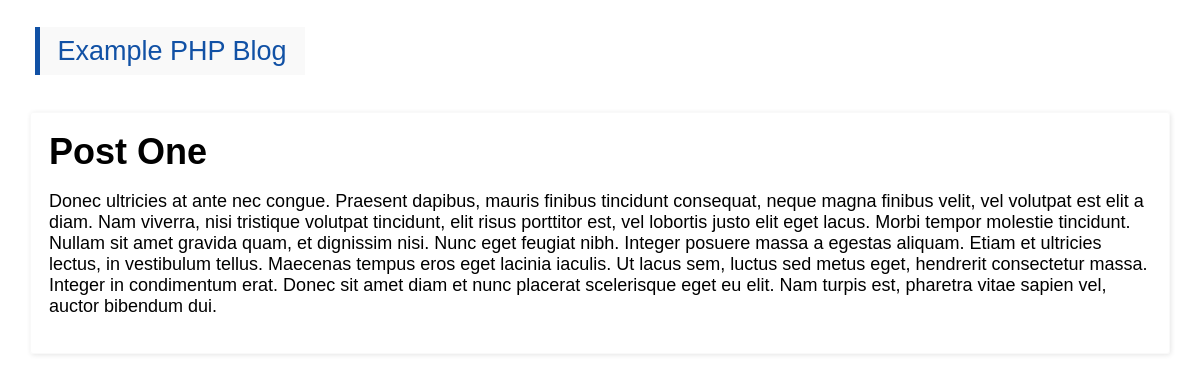
Page /posts/post-one on the committed database.
### tables this page shows
CREATE TABLE "posts" (
	`id`	INTEGER NOT NULL PRIMARY KEY AUTOINCREMENT UNIQUE,
	`title`	TEXT NOT NULL,
	`slug`	TEXT NOT NULL UNIQUE,
	`content`	BLOB
);

### app/utilities/helpers.php (called while the page is built)
<?php
function view(string $name, $data = [])
{
    extract($data);
    return require "app/views/{$name}.php";
}

### app/controllers/Posts.php (called while the page is built, shortened)
<?php
class Posts
{
    public static function show(string $slug)
    {
        $post = Post::where('slug', $slug);
        return view('post', compact('post'));
    }
}

### app/Router.php (called while the page is built, shortened)
<?php
trait Router
{
    public $routes = [];
    public $controllers = __NAMESPACE__ . '\Controllers';
    public function get(string $uri, string $controller) : void
    {
        $this->routes[] = ['GET', $uri, $controller];
    }
    public function run()
    {
        $match = $this->exactMatch() ?: $this->wildcardMatch();
        if ($match) {
            return $this->load(...explode('@', $match));
        }
        throw new Exception('Undefined route');
    }
    public function exactMatch()
    {
        return $exactMatch ?? false;
    }
    public function wildcardMatch()
    {
        foreach($this->routes as [$method, $uri, $controller]) {
            $matchedParts = [];
            $uriParts = explode('/', $uri);
            $reqParts = explode('/', Request::uri());
            foreach($uriParts as $key => &$part) {
                if (strpos($part, ':') === 0) {
                    $matchedParts[] = $reqParts[$key];
                }
            }
            if ($method === Request::method() && implode('/', $uriParts) === Request::uri()) {
                $wildcardMatch = $matchedParts ? $controller . '@' . implode('@', $matchedParts) : $controller;
                break;
            }
        }
        return $wildcardMatch ?? false;
    }
    protected function load(string $controller, string $action, ...$vars)
    {
        $controller = "{$this->controllers}\\{$controller}";
        $class = new $controller;
        if (method_exists($class, $action)) {
            return $class->$action(...$vars);
        }
        throw new Exception("{$action} method not define on {$controller}");
    }
}

### index.php (called while the page is built, shortened)
<?php
$app = new App();
$app->get('/', 'Posts@index');
$app->get('/posts/:slug', 'Posts@show');
$app->run();

### app/App.php (called while the page is built, shortened)
<?php
class App
{
    protected static $store = [];
    public static function bind(string $key, $value) : void
    {
        static::$store[$key] = $value;
    }
    public static function use(string $key)
    {
        if (array_key_exists($key, static::$store)) {
            return static::$store[$key];
        }
        throw new Exception("{$key} not bound to app");
    }
}

### app/Database.php (called while the page is built, shortened)
<?php
class Database
{
    protected $pdo;
    protected $table;
    public function __construct($pdo)
    {
        $this->pdo = $pdo;
    }
    public function select(string $table) : self
    {
        $this->table = $table;
        return $this;
    }
    public function where(string $field, $value)
    {
        $statement = $this->pdo->prepare("select * from {$this->table} where slug = :value");
        $statement->execute([':value' => $value]);
        return $statement->fetch(PDO::FETCH_OBJ);
    }
}

### app/models/Post.php (called while the page is built, shortened)
<?php
class Post
{
    public static function where($field, $value)
    {
        return App::use('database')->select('posts')->where($field, $value);
    }
}

### app/views/post.php (the view)
<?php include 'partials/header.php'; ?>
    <div class="row post">
        <h1 class="post-title"><?= $post->title; ?></h1>
        <p class="posts-content"><?= $post->content; ?></p>
    </div>
<?php include 'partials/footer.php';

### assets/styles/style.css (style rules this page uses)
html { font-size: 18px; font-family: Arial, Helvetica, sans-serif; box-sizing: border-box; }
*, *:before, *:after { box-sizing: inherit; }
.row { margin-bottom: 2.5rem; }
.post { padding: 1rem; margin-bottom: 2rem; border-radius: 3px; border: 1px solid rgba(0, 0, 0, 0.025); box-shadow: 1px 1px 5px rgba(0, 0, 0, 0.1); }
.post-title { margin: 0 0 0.5rem; }

### rows in the picture
posts: title "Post One", content "Donec ultricies at ante nec congue. Praesent dapibus, mauris finibus tincidunt consequat, neque magna finibus velit, vel volutpat est elit a diam. Nam viverra, nisi tristique volutpat tincidunt, elit risus porttitor est, vel lobortis justo elit eget lacus. Morbi tempor molestie tincidunt. Nullam sit amet gravida quam, et dignissim nisi. Nunc eget feugiat nibh. Integer posuere massa a egestas aliquam. Etiam et ultricies lectus, in vestibulum tellus. Maecenas tempus eros eget lacinia iaculis. Ut lacus sem, luctus sed metus eget, hendrerit consectetur massa. Integer in condimentum erat. Donec sit amet diam et nunc placerat scelerisque eget eu elit. Nam turpis est, pharetra vitae sapien vel,…"
